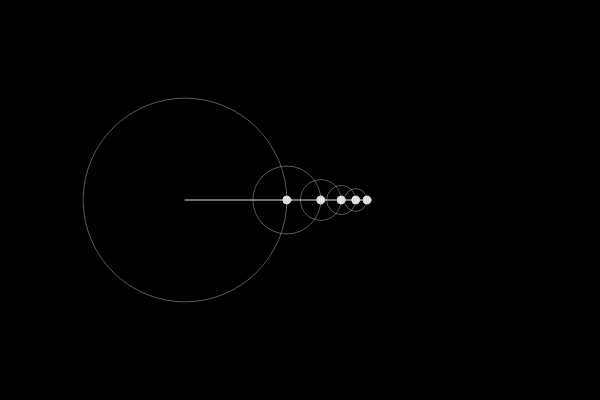
Frame 1 (no input)
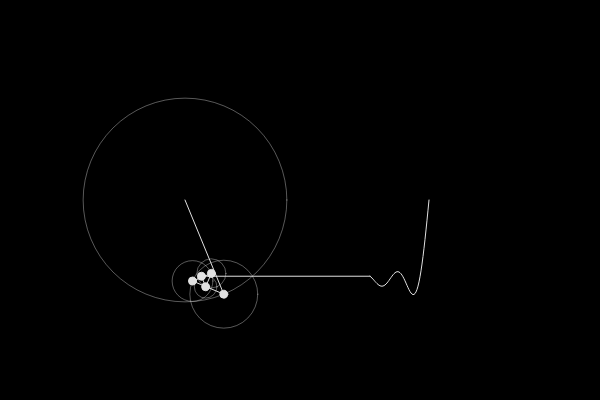
Frame 60 (no input)
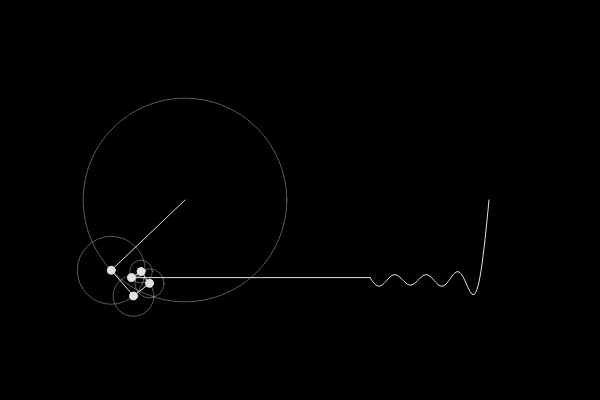
Frame 120 (the mouse pressed at the canvas centre since frame 60)

The p5.js sketch that drew these frames (run headless with seeded random() and noise() and a simulated clock; from frame 60 on, the mouse is pressed at the canvas centre):

// p5.js sketch
// ── sketch.js
let time = 0;
let wave = [];

function setup()
{
    createCanvas(600,400);
}

function draw()
{
    background(0);
    translate(185, 200); //where to begin to draw
    let x = 0;
    let y = 0;
    
    //create the point in moving
    for(let i = 0;i < 5;i++){
        
        let prevx = x;
        let prevy = y;
        
        let n = i*2 + 1;
        let radius = 80*(4/(n*PI)); //radius of each circle

        x += radius*cos(n*time);
        y += radius*sin(n*time);
        
        stroke(225, 100);
        noFill();
        ellipse(prevx, prevy, radius*2); 


        fill(225)
        stroke(225)
        line(prevx,prevy,x,y); //lines of each circle
        ellipse(x,y,8); //each tiny point 
     }

    wave.unshift(y);
    line(x,y,185,y);

    beginShape();
    translate(185,0)
    
    noFill()
    for (let i = 0; i < wave.length; i++)
    {
        vertex(i, wave[i]);
    }
    endShape();
    time += 0.02;

    if (wave.length > 250){
        wave.pop();
    }
}
0
